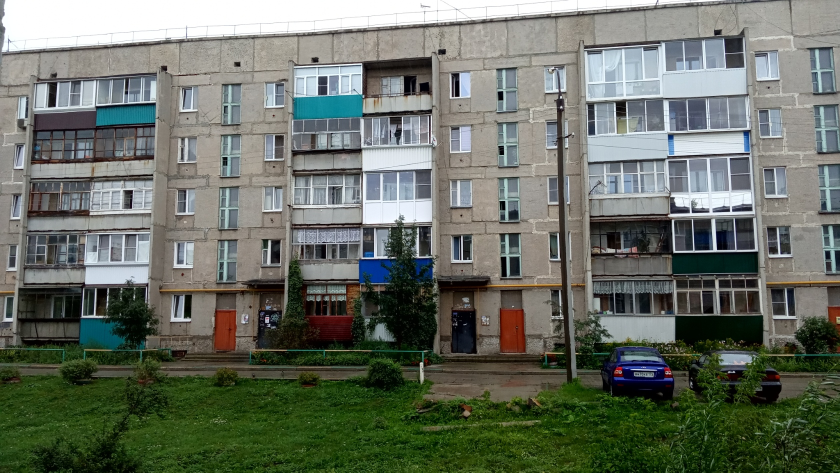
#> input picture images/town1.jpg, 1680 x 945 px (shown at 1/2 size)
$ python corressponding_points_harris.py
#> lines starting #> are read from the running program, lines starting #| are printed output that depends on the picture; after the words box and inside, x2 and y2 are one past the last pixel; in counts of white or black regions, pixels touching at a corner belong together
### imtools.py
import cv2 as cv
import numpy as np
from numpy.linalg import *
from scipy.ndimage import filters as flt
import matplotlib.pyplot as plt

# Реализации алгоритмов из книги

# [101 lines left out: functions histeq, compute_average, pca, chambolle_denoise, not called in this run]


def compute_harris_response(img, sigma=3):
    """ Вычислить функцию отклика детектора Харриса для каждого
    пикселя полутонового изображения
    """

    # производные
    imx = np.zeros(img.shape)
    imy = np.zeros(img.shape)
    flt.gaussian_filter(img, (sigma, sigma), (0,1), imx)
    flt.gaussian_filter(img, (sigma, sigma), (1,0), imy)

    # вычислить элементы матрицы Харриса
    wxx = flt.gaussian_filter(imx*imx, sigma)
    wxy = flt.gaussian_filter(imx*imy, sigma)
    wyy = flt.gaussian_filter(imy*imy, sigma)

    # определитель и след матрицы
    w_det = wxx*wxx - wxy**2
    w_trace = wxx + wyy

    return w_det / (w_trace ** 2)


def get_harris_points(harris_img, min_distance=10, threshold=0.3):
    """ Возвращает углы на изображении, построенном по функции отклика Харриса.
    :param min_distance: минимальное число пкс между углами и границей изображения
    """

    # точки-кандидаты
    corner_threshold = harris_img.max() * threshold
    t = (harris_img > corner_threshold) * 1

    # координаты и знаечния кандидатов
    coords = np.array(t.nonzero()).T
    values = [harris_img[c[0],c[1]] for c in coords]

    # отсортировать кандидатов (argsort возвращает индексы)
    index = np.argsort(values)

    # данные о точках-кандидатах в массивах
    allowed_locations = np.zeros(harris_img.shape)
    allowed_locations[min_distance:-min_distance, min_distance:-min_distance] = 1

    # выбрать наилучшие точки с учетом min_distance
    filtered_coords = []
    for i in index:
        if allowed_locations[coords[i,0], coords[i,1]] == 1:
            filtered_coords.append(coords[i])
            allowed_locations[(coords[i,0]-min_distance):(coords[i,0]+min_distance),
            (coords[i,1]-min_distance):(coords[i,1]+min_distance)] = 0

    return filtered_coords


def get_descriptors(img, filtered_coords, width=5):
    """ Для каждой точки вернуть значения пикселей в окрестности этой точки
    шириной 2*wid+1. Предполагается, что выбирались точки с min_distance > min
    """
    desc = []
    for coords in filtered_coords:
        patch = img[coords[0]-width:coords[0]+width+1,coords[1]-width:coords[1]+width+1]
        patch = patch.flatten()
        desc.append(patch)

    return desc


def match(desc1, desc2, threshold=0.5):
    """ Для каждого дескриптора угловой точки в 1-м изображении найти
    соответсвующую ему точку во втором изображении, применяя нормированную
    взаимную корреляцию
    """
    n = len(desc1[0])

    # попарные расстояния
    d = -np.ones((len(desc1), len(desc2)))
    for i in range(len(desc1)):
        for j in range(len(desc2)):
            d1 = ((desc1[i] - np.mean(desc1[i])) / np.std(desc1[i]))
            d2 = ((desc2[j] - np.mean(desc2[j])) / np.std(desc2[j]))
            ncc_value = np.sum(d1 * d2) / (n-1)
            if ncc_value > threshold:
                d[i,j] = ncc_value

    ndx = np.argsort(-d)
    scores = ndx[:,0]

    return scores


def match_twosided(desc1, desc2, threshold=0.5):
    """ Двустороний симметричный вариант match()
    """
    match12 = match(desc1, desc2, threshold)
    match21 = match(desc2, desc1, threshold)
    ndx = np.where(match12 >= 0)[0]

    # исключить несимметричные соответсвия
    for n in ndx:
        if match21[match12[n]] != n:
            match12[n] = -1

    return match12


def append_images(img1, img2):
    """ Вернуть изображение, на котором два исходных расположены рядом
    """
    rows1 = img1.shape[0]
    rows2 = img2.shape[0]
    print(rows1, rows2)

    if rows1 < rows2:
        img1 = np.concatenate((img1, np.zeros((rows2-rows1,img1.shape[1]))), axis=0)
    elif rows1 > rows2:
        img2 = np.concatenate((img2, np.zeros((rows1-rows2, img2.shape[1]))), axis=0)

    return np.concatenate((img1, img2), axis=1)


# [13 lines left out: function append_images_3, not called in this run]


def plot_matches(img1, img2, locs1, locs2, matchscores, show_below=True):
    """ Показать рисунок, на котором соотвественые точки соеденены
    :param locs1, locs2: координаты особых точек
    :param matchscores: результат, возвращенный match()
    :param show_below: показать изображения под картинкой соответсвия
    """
    img3 = append_images(img1, img2)
    if show_below:
        img3 = np.vstack((img3, img3))
    plt.imshow(img3)

    cols1 = img1.shape[1]
    for i, m in enumerate(matchscores):
        if m > 0:
            plt.plot([locs1[i][1], locs2[m][1]+cols1], [locs1[i][0], locs2[m][0]], 'c')
    plt.axis('off')

### chapter2/corressponding_points_harris.py
import cv2 as cv
import matplotlib.pyplot as plt
from imtools import *

"""
    Соответсвенные точки на двух картинках
    с помощью детектора Харриса
"""

img = cv.imread("../images/town1.jpg")
#> img is the input picture: shape (945, 1680, 3); mean B, G, R 100.6, 111.4, 104.8
a = 7
img = cv.resize(img, (img.shape[1]//a, img.shape[0]//a))
#> img: shape (135, 240, 3)
img = cv.cvtColor(img, cv.COLOR_RGB2GRAY)
#> img: shape (135, 240)

img2 = cv.imread("../images/town2.jpg")
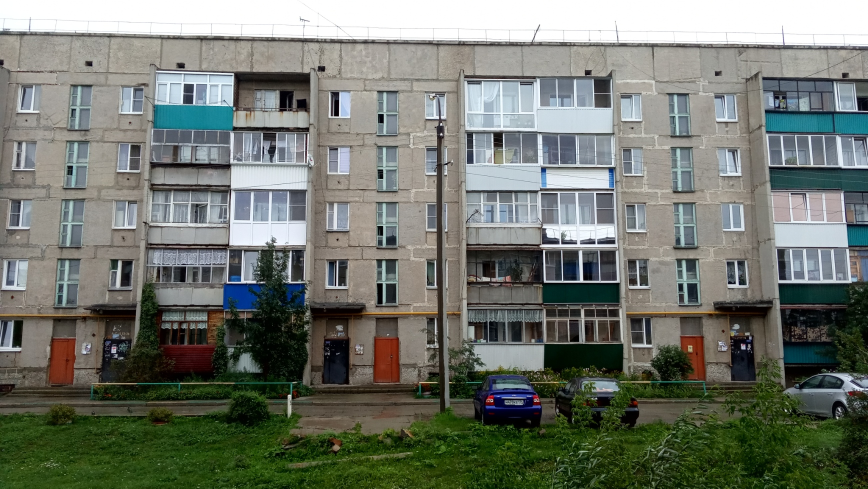
#> input picture images/town2.jpg, 1736 x 977 px (shown at 1/2 size)
#> img2 is the input picture: shape (977, 1736, 3); mean B, G, R 109.6, 118.7, 113.5
img2 = cv.resize(img2, (img2.shape[1]//a, img2.shape[0]//a))
#> img2: shape (139, 248, 3)
img2 = cv.cvtColor(img2, cv.COLOR_RGB2GRAY)
#> img2: shape (139, 248)

wid = 5
harrisim = compute_harris_response(img, 5)
filtered_coords1 = get_harris_points(harrisim, wid+1)
#> in get_harris_points, `corner_threshold = harris_img.max() * threshold`: corner_threshold = 0.288
#> in get_harris_points, `t = (harris_img > corner_threshold) * 1`:
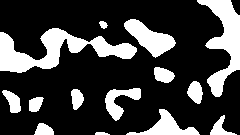
#> t: shape (135, 240) int64; values 0 (black) and 1 (white), 24.8% white; 14 white regions, largest, box (x1, y1, x2, y2) and area: (0, 28, 137, 73) 2497, (197, 0, 240, 97) 1802, (124, 19, 176, 58) 944
#> in get_harris_points, `coords = np.array(t.nonzero()).T`: coords = 8046 pairs, first value 0 to 134, second value 0 to 239
#> in get_harris_points, `values = [harris_img[c[0],c[1]] for c in coords]`: values = 8046 values, max 0.961 at index 1502, min 0.288 at index 2388, mean 0.509
#> in get_harris_points, `index = np.argsort(values)`: index = 8046 values, max 8045 at index 352, min 0 at index 436, mean 4022.5
#> the loop in get_harris_points, `for i in index:` made 8046 passes
#> i on passes 1 to 3: 2388, 7256, 4288
#> after the loop in get_harris_points, `for i in index:`:
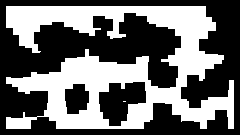
#> allowed_locations: shape (135, 240) float64; values 0 (black) and 1 (white), 42.7% white; 2 white regions (1 under 20 px), largest, box (x1, y1, x2, y2) and area: (6, 6, 234, 129) 13817
#> after the loop in get_harris_points, `for i in index:`: filtered_coords = 181 pairs, first value 6 to 128, second value 6 to 233
#> filtered_coords1 has the same summary as filtered_coords in get_harris_points
d1 = get_descriptors(img, filtered_coords1, wid)
#> the loop in get_descriptors, `for coords in filtered_coords:` made 181 passes
#> coords on passes 1 to 3: [43, 128], [126, 37], [60, 230]
#> after the loop in get_descriptors, `for coords in filtered_coords:`: desc = 181 items
#> d1 = 181 items

harrisim2 = compute_harris_response(img2, 5)
filtered_coords2 = get_harris_points(harrisim2, wid+1)
#> call 2 of get_harris_points, with min_distance = 6, threshold = 0.3
#> in get_harris_points (call 2), `corner_threshold = harris_img.max() * threshold`: corner_threshold = 0.278
#> in get_harris_points (call 2), `t = (harris_img > corner_threshold) * 1`: t: shape (139, 248) int64; values 0 (black) and 1 (white), 22.1% white; 14 white regions, largest, box (x1, y1, x2, y2) and area: (52, 24, 138, 90) 2177, (183, 26, 222, 67) 1211, (0, 24, 45, 71) 1165
#> in get_harris_points (call 2), `coords = np.array(t.nonzero()).T`: coords = 7621 pairs, first value 21 to 138, second value 0 to 247
#> in get_harris_points (call 2), `values = [harris_img[c[0],c[1]] for c in coords]`: values = 7621 values, max 0.927 at index 1412, min 0.278 at index 583, mean 0.496
#> in get_harris_points (call 2), `index = np.argsort(values)`: index = 7621 values, max 7620 at index 7612, min 0 at index 10, mean 3810
#> the loop in get_harris_points (call 2), `for i in index:` made 7621 passes
#> i on passes 1 to 3: 583, 4817, 5972
#> after the loop in get_harris_points (call 2), `for i in index:`:
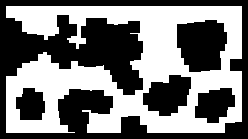
#> allowed_locations: shape (139, 248) float64; values 0 (black) and 1 (white), 47.8% white; 1 white region, box (x1, y1, x2, y2) and area: (6, 6, 242, 133) 16481
#> after the loop in get_harris_points (call 2), `for i in index:`: filtered_coords = 168 pairs, first value 21 to 131, second value 6 to 241
#> filtered_coords2 has the same summary as filtered_coords in get_harris_points
d2 = get_descriptors(img2, filtered_coords2, wid)
#> the loop in get_descriptors (call 2), `for coords in filtered_coords:` made 168 passes
#> coords on passes 1 to 3: [32, 65], [83, 185], [103, 166]
#> d2 = 168 items

matches = match_twosided(d1, d2)
#> in match, `n = len(desc1[0])`: n = 121
#> in match, `d = -np.ones((len(desc1), len(desc2)))`: d: shape (181, 168) float64; every value is -1
#> after the loop in match, `for i in range(len(desc1)):`:
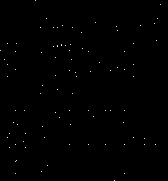
#> d: shape (181, 168) float64; min -1, max 0.793, mean -0.995; drawn with min black and max white
#> in match, `scores = ndx[:,0]`: scores = 181 values, max 160 at index 4, min 0 at index 1, mean 19.55
#> in match_twosided, `match12 = match(desc1, desc2, threshold)`: match12 has the same summary as scores in match
#> call 2 of match, with threshold = 0.5
#> in match (call 2), `d = -np.ones((len(desc1), len(desc2)))`: d: shape (168, 181) float64; every value is -1
#> after the loop in match (call 2), `for i in range(len(desc1)):`:
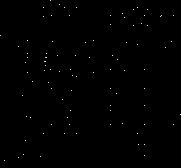
#> d: shape (168, 181) float64; min -1, max 0.793, mean -0.995; drawn with min black and max white
#> in match (call 2), `scores = ndx[:,0]`: scores = 168 values, max 180 at index 114, min 0 at index 1, mean 26.45
#> in match_twosided, `match21 = match(desc2, desc1, threshold)`: match21 has the same summary as scores in match
#> in match_twosided, `ndx = np.where(match12 >= 0)[0]`: ndx = 181 values from 0 to 180
#> after the loop in match_twosided, `for n in ndx:`: match12 = 181 values, max 160 at index 4, min -1 at index 1, mean 13.57
#> matches has the same summary as match12 in match_twosided
plt.figure()
plt.gray()

plot_matches(img, img2, filtered_coords1, filtered_coords2, matches)
#| 135 139
#> the loop in plot_matches, `for i, m in enumerate(matchscores):` made 181 passes
#> m on passes 1 to 3: 35, -1, -1

plt.show()
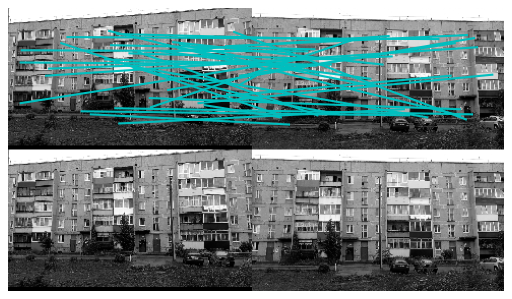
#> figure drawn by matplotlib, 1 panel
